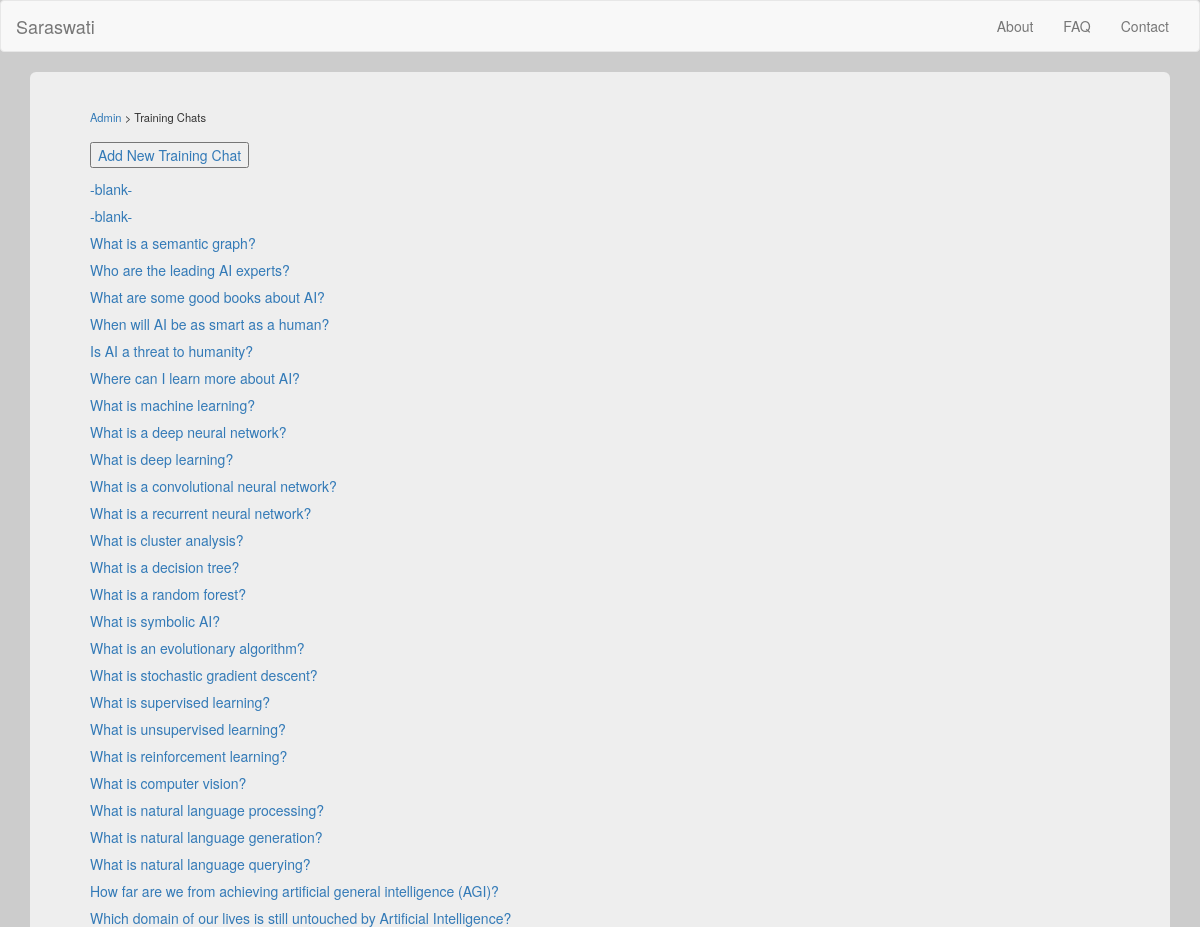
The app's page /training_chats (upper part), older data.
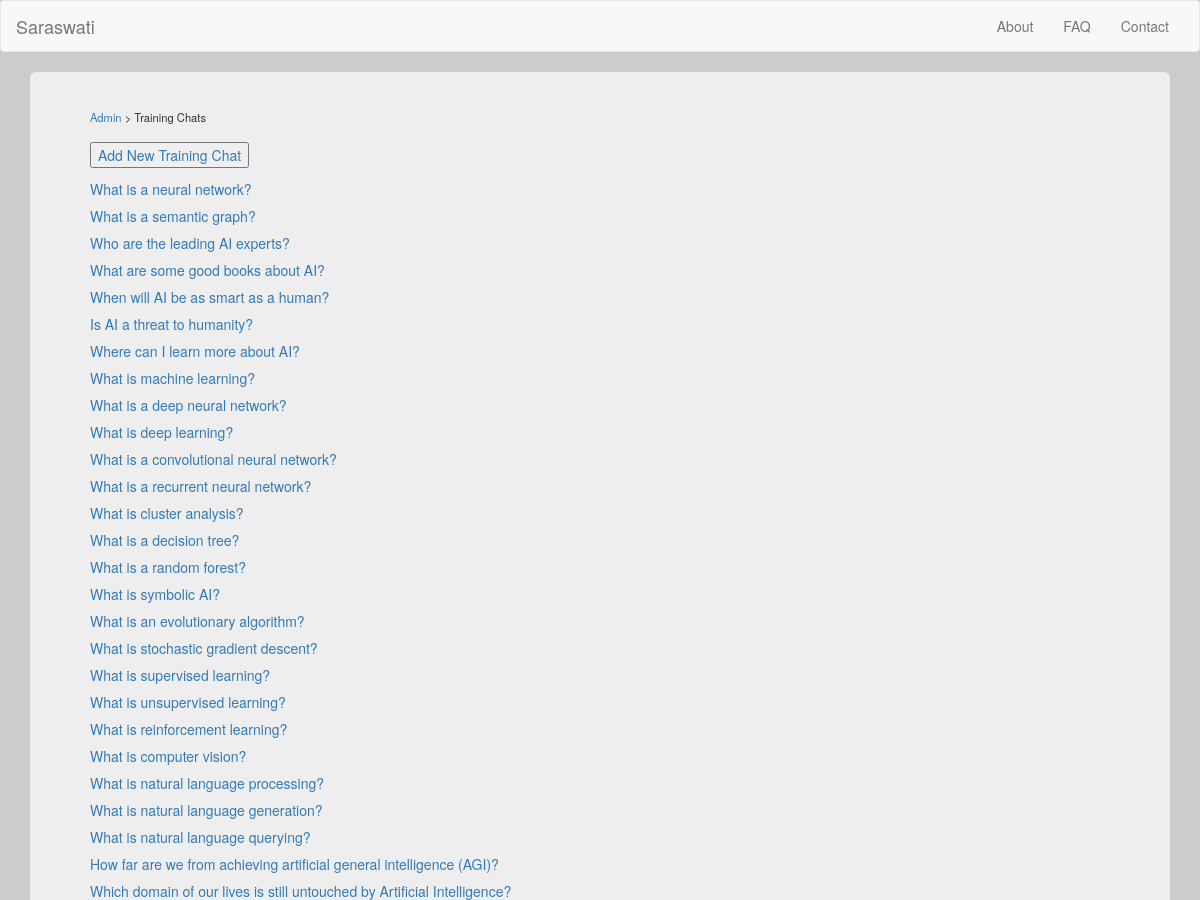
The same page, newer data.
### db.py (models this page shows, shortened)
class training_chat(db.Model):
	id = db.Column('message_id', db.Integer, primary_key = True)
	chat_id = db.Column(db.Integer)
	party = db.Column(db.SmallInteger)
	text = db.Column(db.Text)
	node_id = db.Column(db.Integer)

### modules/admin.py (the view)
@admin.route('/training_chats')
def training_chats():
	results = training_chat.query.order_by(training_chat.chat_id).all()
	chats = clean_training_chats(results)
	return render_template("training_chats.html", chats = chats)

### helpers.py (called while the page is built)
def clean_training_chats(inputList):
	chats = []
	for result in inputList:
		addResult = True
		for chat in chats:
			if chat.chat_id == result.chat_id:
				addResult = False
				break
		if addResult:
			chats.append(result)
	return chats

### templates/training_chats.html
{% extends "base.html" %}
{% block content %}
  <div class="container">
    <div class="jumbotron">
		<div class="navigation_header">
			<a href="admin">Admin</a> &gt; Training Chats
		</div>
		<a href="training_chat"><input type="button" value="Add New Training Chat" /></a>
		<div style="height: 0.8em;"></div>
		{% for chat in chats %}
			<a href="training_chat?id={{ chat.chat_id }}">{{ chat.text if chat.text != '' else '-blank-' }}</a>
			<div style="height: 0.5em;"></div>
		{% endfor %}
	</div>
  </div>
{% endblock %}

### templates/base.html (shortened to what this page needs)
{% extends "bootstrap/base.html" %}
{% import "bootstrap/utils.html" as utils %}
{% block styles -%}
    {{super()}}
    <link rel="stylesheet" type="text/css" href="{{url_for('static', filename='styles.css')}}">
{% endblock %}
{% block navbar %}
<div class="navbar navbar-default">
  <div class="container-fluid">
    <div class="navbar-header">
      <a class="navbar-brand" href="/">Saraswati</a>
    </div>
	{% set active_page = active_page|default('index') -%}
    <div class="collapse navbar-collapse" id="bs-example-navbar-collapse-1">
      <ul class="nav navbar-nav navbar-right">
        <li{% if active_page == "about" %} class="active"{% endif %}><a href="about">About</a></li>
        <li{% if active_page == "faq" %} class="active"{% endif %}><a href="faq">FAQ</a></li>
        <li{% if active_page == "contact" %} class="active"{% endif %}><a href="contact">Contact</a></li>
      </ul>
    </div>
  </div>
</div>
{% endblock %}

### static/styles.css (style rules this page uses)
body { background-color: #CCC; }
.navigation_header { margin-top: -1em; font-size: 0.8em; margin-bottom: 1.5em; }

Row changes from the older to the newer data that the page shows:
removed training_chat: text "-blank-"
removed training_chat: text "-blank-"
now on this page (row unchanged): training_chat: text "What is a neural network?"
